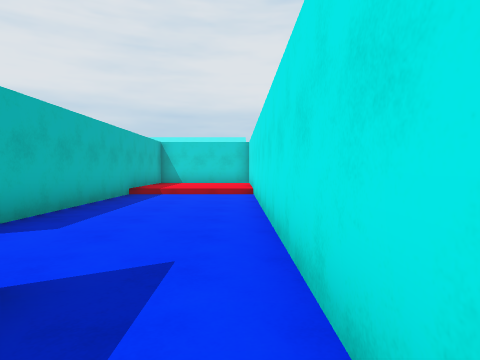
[1] (above)

14 first-person views from a walk through a scene from a Unity 3-D project. The camera is 1.3 m above the floor, tilts 2° down and sees 75° across. The floor is counted in squares, 1.64 m on a side. Each view is taken from the middle of a square. On the plan, view 1 faces up. The plan holds only what a view shows up to about 11 squares ahead; the rest is blank. The place goes on beyond the plan. The player is left out.

[2]
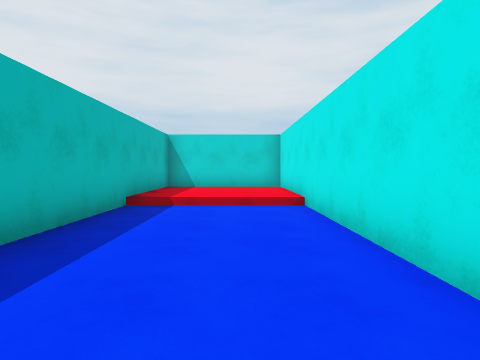

[3]
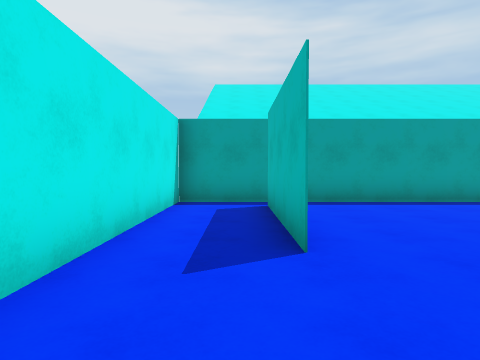

[4]
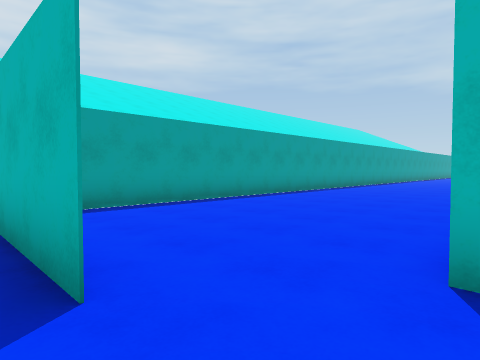

[5]
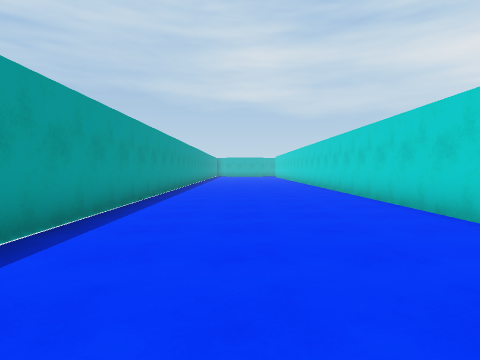

[6]
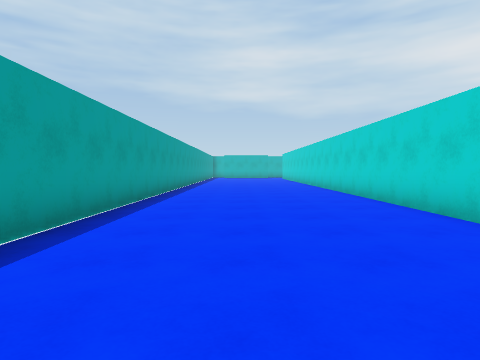

[7]
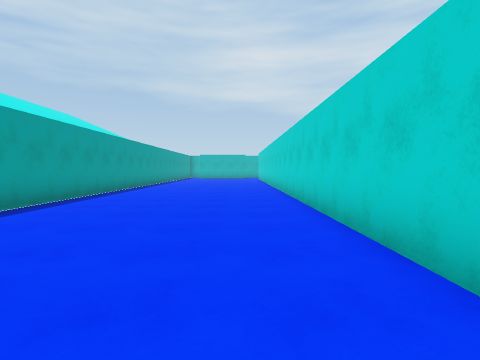

[8]
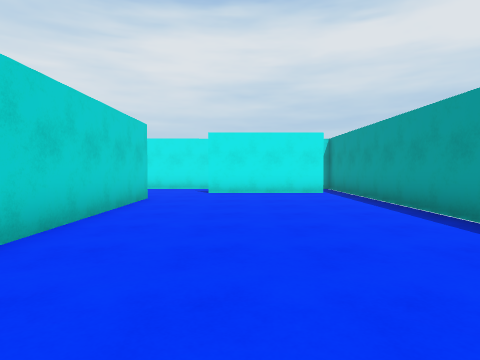

[9]
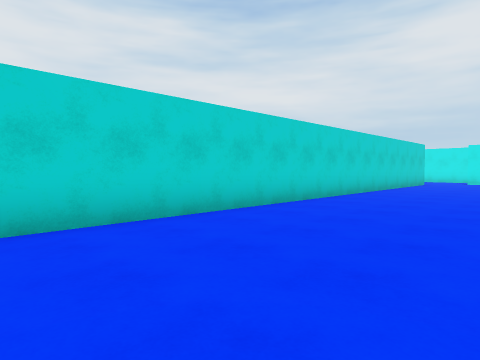

[10]
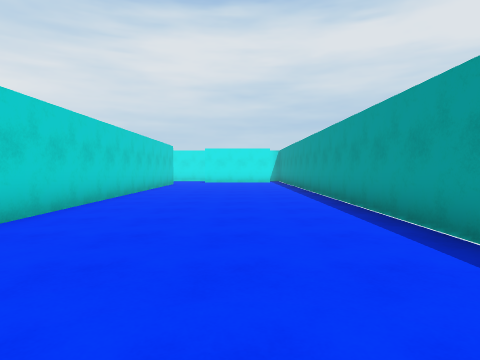

[11]
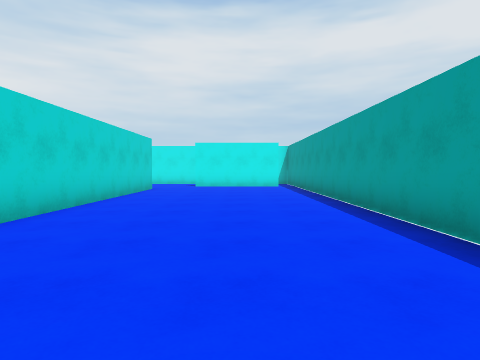

[12]
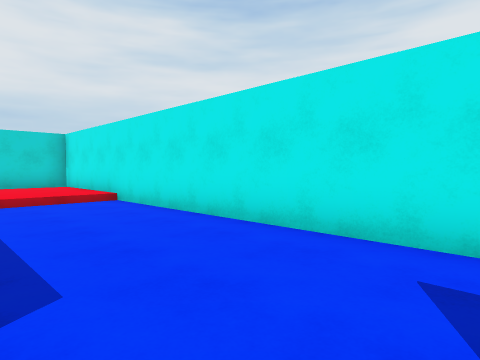

[13]
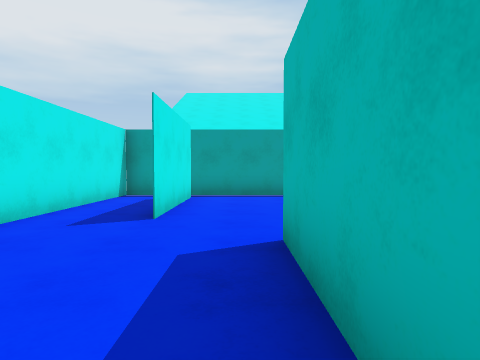

[14]
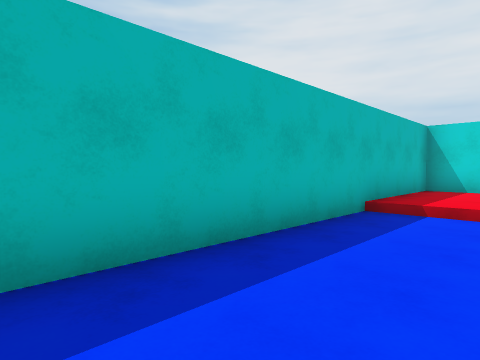

### Floor plan
Key: @ floor where view 1 was taken; # wall or solid block; . main floor; : floor 0.25 m higher than the main floor; / step, stairs or slope.
Columns run from 22 left of view 1 to 1 right of it. Each row starts with its distance up from view 1.
 14                   ######
 13                   #::::#
 12                   #::::#
 11                   #::::#
 10                   #////#
  9                   #....#
  8                   #....#
  7                   #....#
  6                   #....#
  5                   #....#
  4 ###################....#
  3 .......................#
  2 ....................#..#
  1 ....................#..#
  0 ....................#.@#
 -1 ....................#..#
 -2 .......................#
 -3 ########################

Where each view was taken, in squares from view 1:
view 1: 0 up, 0 right, facing up
view 2: 3 up, 1 left, facing up
view 3: 5 up, 1 left, facing down
view 4: 4 up, 1 left, facing down-left
view 5: 0 up, 5 left, facing left
view 6: 0 up, 10 left, facing left
view 7: 2 up, 11 left, facing left
view 8: 1 up, 12 left, facing right
view 9: 1 down, 21 left, facing up-right
view 10: 0 up, 20 left, facing right
view 11: 0 up, 16 left, facing right
view 12: 2 up, 3 left, facing up-right
view 13: 7 up, 3 left, facing down
view 14: 4 up, 1 left, facing up-left
